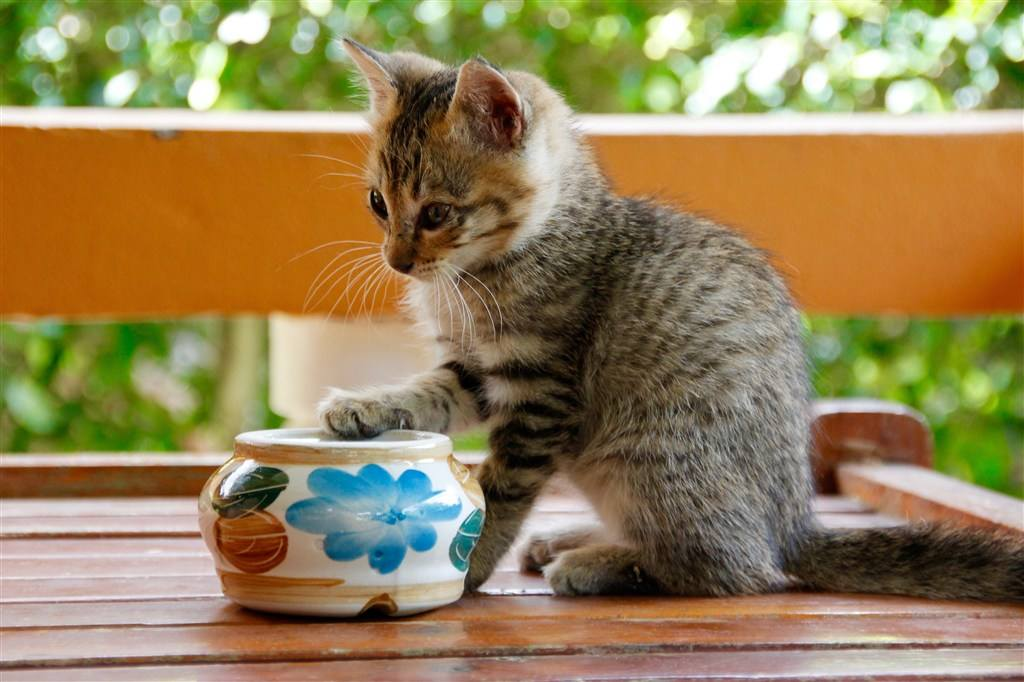
#> input picture 04_opencv/image/cat.jpeg, 1024 x 682 px
$ python 'lf_15_直方图.py'
#> lines starting #> are read from the running program, lines starting #| are printed output that depends on the picture
import numpy as np
import cv2 as cv
import matplotlib.pyplot as plt
from pylab import mpl
# 设置显示中文字体
mpl.rcParams["font.sans-serif"] = ["SimHei"]
# 设置正常显示符号
mpl.rcParams["axes.unicode_minus"] = False
# 获取图像
img = cv.imread('./image/cat.jpeg',0)
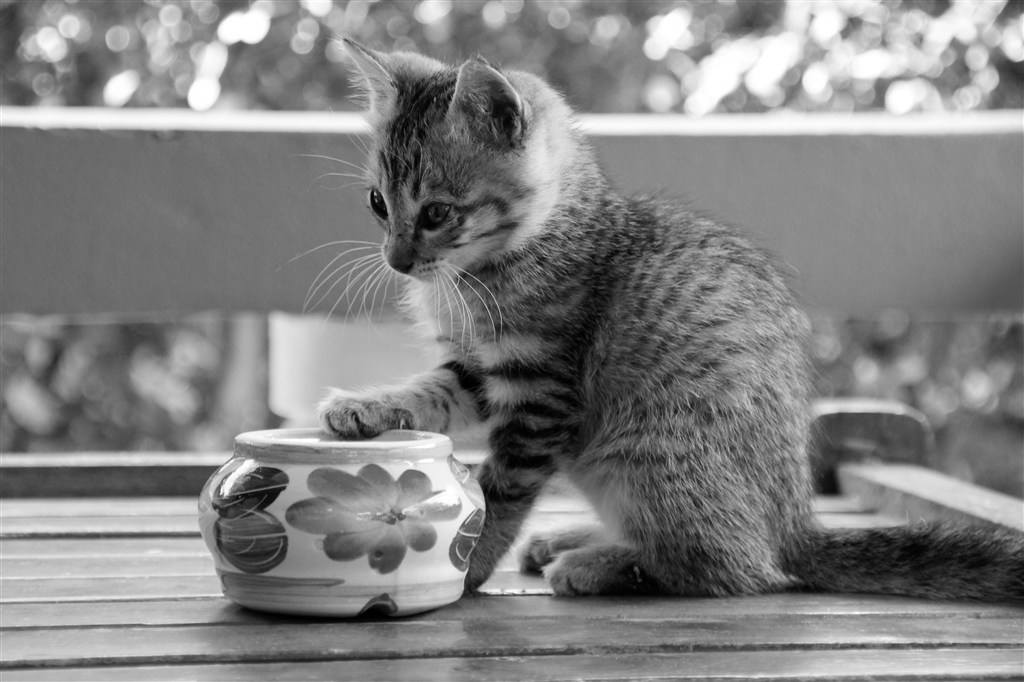
#> img: shape (682, 1024); min 0, max 255, mean 130.2
# 1.直方图
# 统计灰度图
# cv2.calcHist(images,channels,mask,histSize,ranges[,hist[,accumulate]])
# histr = cv.calcHist([img],[0],None,[256],[0,256])
# # 绘制灰度图
# plt.figure(figsize=(10,6),dpi=100)
# plt.plot(histr)
# plt.grid()
# plt.show()

# 2.掩膜的应用
# # 2.1 创建蒙板
# mask = np.zeros(img.shape[:2],dtype=np.int8)
# mask[400:650,200:500] = 255
# # 2.2 掩膜
# masked_img = cv.bitwise_and(img,img,mask=mask)
# # 2.3 统计掩膜后的灰度值
# mask_histr = cv.calcHist([img],[0],mask,[256],[1,256])
# # 2.4 绘制直方图
# fig,axes=plt.subplots(nrows=2,ncols=2,figsize=(10,8))
# axes[0,0].imshow(img,cmap=plt.cm.gray)
# axes[0,0].set_title("原图")
# axes[0,1].imshow(mask,cmap=plt.cm.gray)
# axes[0,1].set_title("蒙版数据")
# axes[1,0].imshow(masked_img,cmap=plt.cm.gray)
# axes[1,0].set_title("掩膜后数据")
# axes[1,1].plot(mask_histr)
# axes[1,1].grid()
# axes[1,1].set_title("灰度直方图")
# plt.show()

# 3.直方图均衡化
# # 2. 均衡化处理
# dst = cv.equalizeHist(img)
# # 结果展示
# plt.imshow(dst,cmap='gray')
# plt.show()

# 4.自适应均衡化
# 创建一个自适应均衡化对象，并运用于图像
# 对比度限制为2.0，分块大小为8*8
clahe = cv.createCLAHE(clipLimit=2.0,tileGridSize=(8,8))
cl1 = clahe.apply(img)
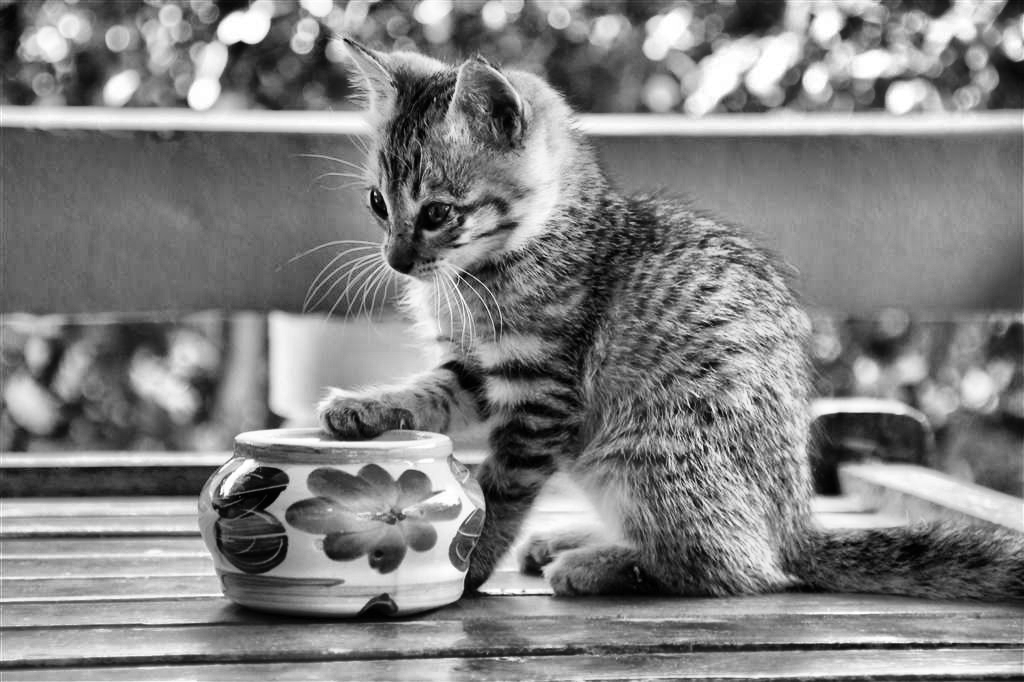
#> cl1: shape (682, 1024); min 0, max 255, mean 129.4
# 图像展示
fig,axes=plt.subplots(nrows=1,ncols=2,figsize=(10,8),dpi=100)
axes[0].imshow(img,cmap=plt.cm.gray)
axes[0].set_title("原图")
axes[1].imshow(cl1,cmap=plt.cm.gray)
axes[1].set_title("自适应均衡化后的结果")
plt.show()
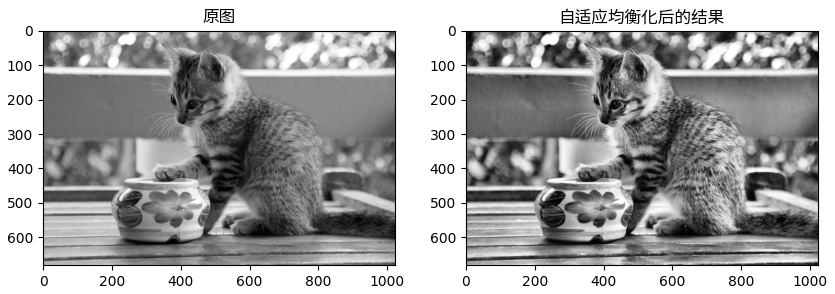
#> figure drawn by matplotlib, 2 panels

$ run again, with 04_opencv/image/ballon.jpeg copied over 04_opencv/image/cat.jpeg
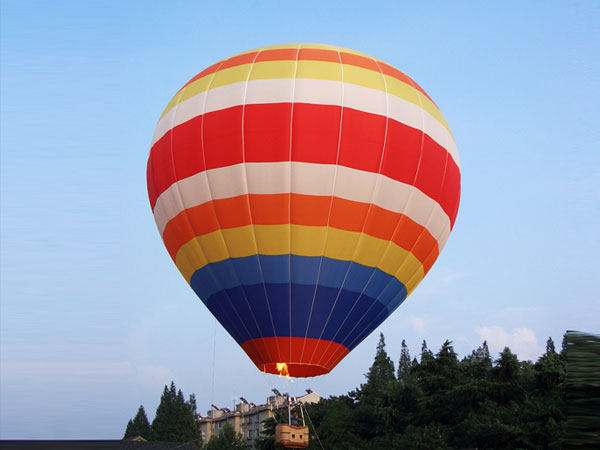
#> input picture 04_opencv/image/ballon.jpeg, 600 x 450 px
#> `cl1 = clahe.apply(img)`:
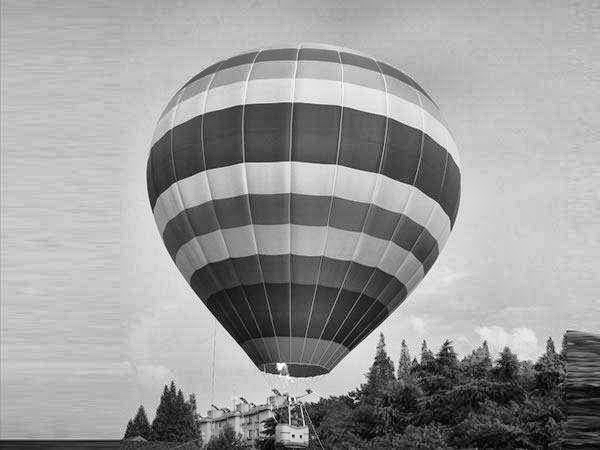
#> cl1: shape (450, 600); min 1, max 255, mean 154.9
#> `plt.show()`:
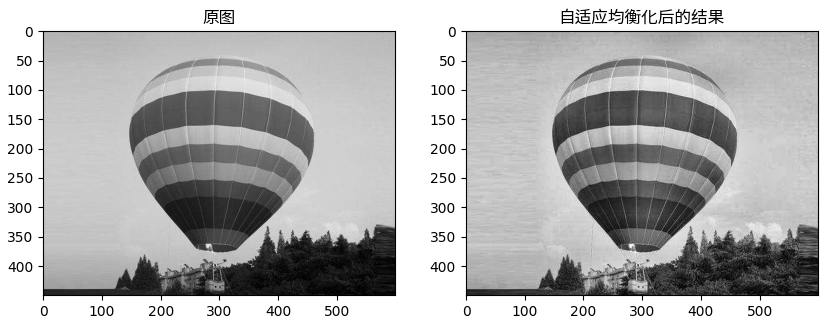
#> figure drawn by matplotlib, 2 panels

$ run again, with 04_opencv/image/deer.jpeg copied over 04_opencv/image/cat.jpeg
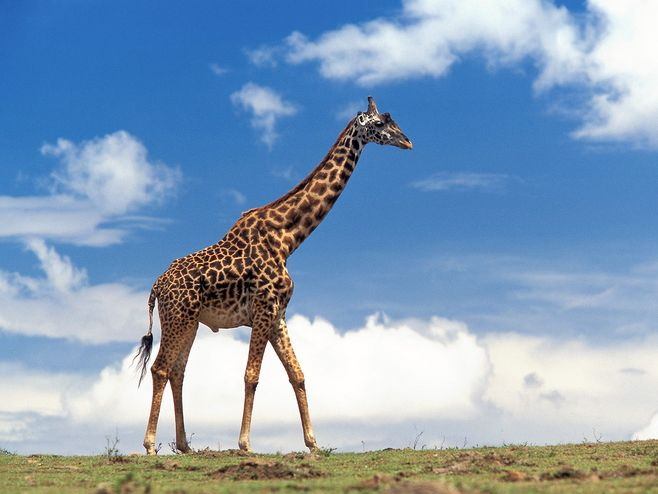
#> input picture 04_opencv/image/deer.jpeg, 658 x 494 px
#> `cl1 = clahe.apply(img)`:
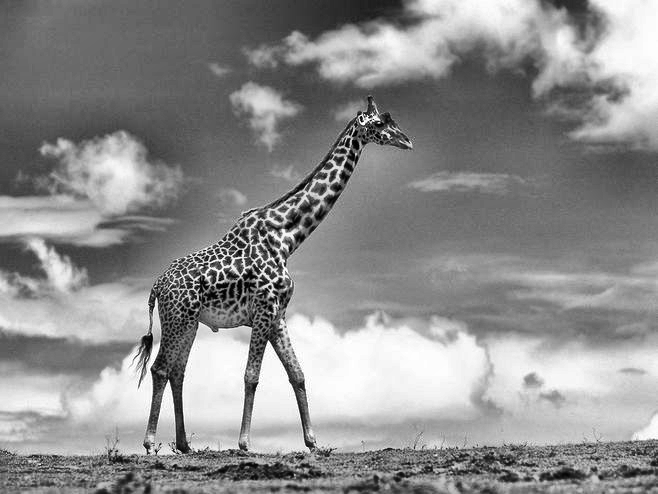
#> cl1: shape (494, 658); min 0, max 255, mean 141.5
#> `plt.show()`:
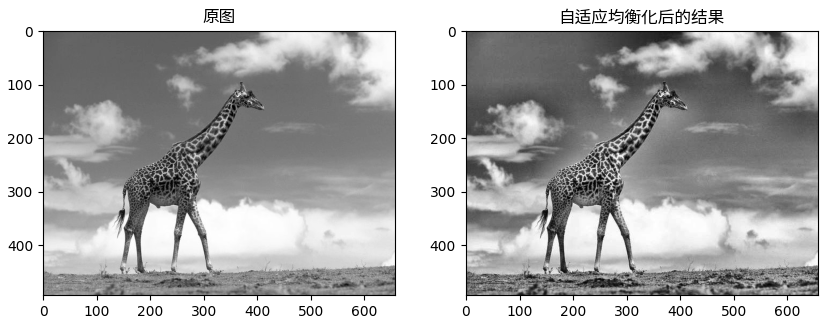
#> figure drawn by matplotlib, 2 panels
